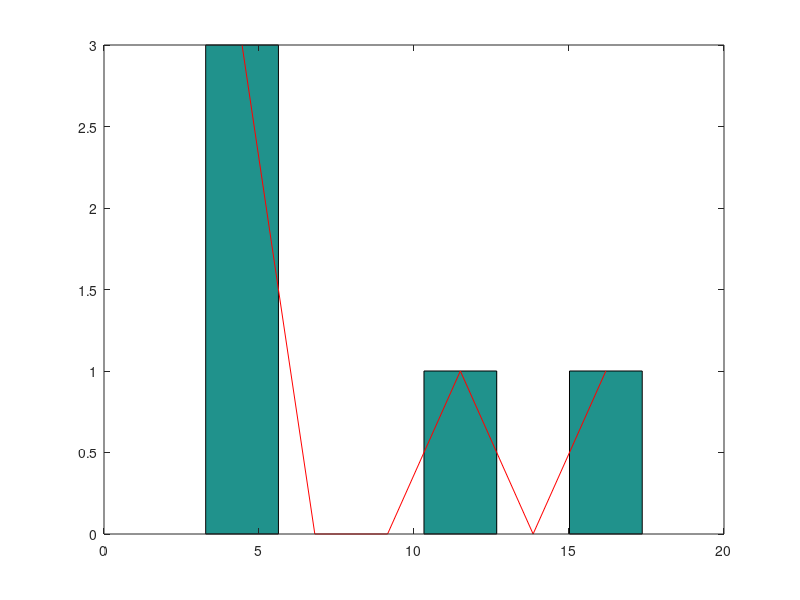

Reproduce this figure in MATLAB.
clf;
%a = input('a = ');
%b = input('b = ');
N = input('Sample size: ');

% x = unifrnd(a, b, 1, N); % sample

lambda = input('lambda (>0) = ');
x = exprnd(lambda, 1, N);

no_classes = 1 + 10/3 * log(N); % Sturges
limits = min(x) : (max(x) - min(x)) / no_classes : max(x);

i = 1:no_classes;
left_limits = limits(i);
right_limits = limits(i+1);

[freq, mark] = hist(x, no_classes);

rel_freq = freq / N;

results = [i; left_limits; right_limits; freq; mark; rel_freq];

fprintf(' # |      LIMITS      | FREQ |  MARK | REL. FREQ\n')
fprintf('%2d | [%5.3f, %5.3f] | %4d | %5.3f | %5.3f\n', results)

hist(x, no_classes)
hold on
plot(mark, freq, 'r')

id_mode = find(freq == max(freq));
fprintf('Mode:\n')

results_mode = [id_mode; left_limits(id_mode); right_limits(id_mode); freq(id_mode); mark(id_mode); rel_freq(id_mode)];
fprintf('%2d | [%5.3f, %5.3f] | %4d | %5.3f | %5.3f\n', results_mode)

fprintf('Mean: %5.3f\n', mean(x))


fprintf('Quartiles: %5.3f %5.3f %5.3f\n', prctile(x ,[25, 50, 75]))


